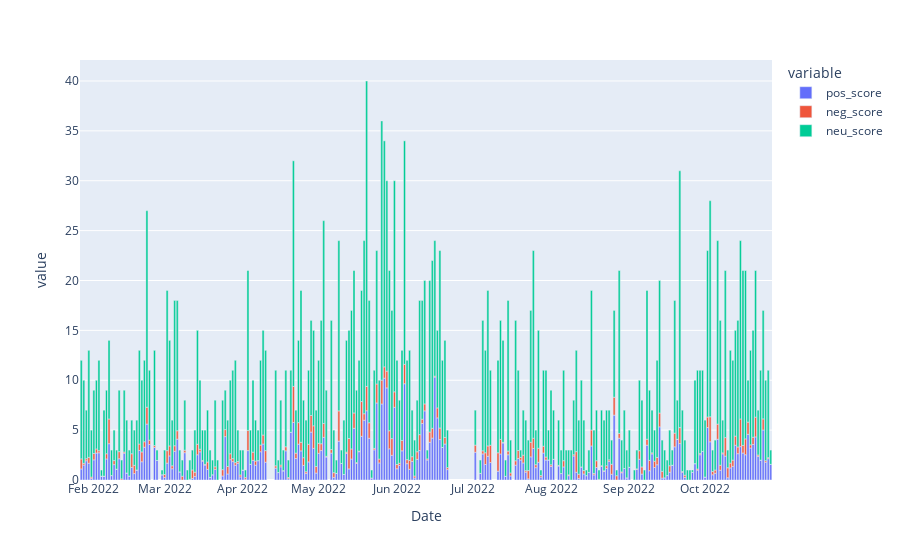

This figure's notebook cell:
### Code cell
# Graph Twitter Data
fig = px.bar(grouped_data, x='Date', y=['pos_score','neg_score','neu_score'])
fig.show()

### Figure 1 — Plotly figure (JSON) as saved in the notebook; plotly's stock layout.template omitted (floating-point values rounded to 4 significant figures; data arrays with more than 128 entries replaced by an {"elided": "..."} marker saying what was removed)
{"data": [{"alignmentgroup": "True", "hovertemplate": "variable=pos_score<br>Date=%{x}<br>value=%{y}<extra></extra>", "legendgroup": "pos_score", "marker": {"color": "#636efa", "pattern": {"shape": ""}}, "name": "pos_score", "offsetgroup": "pos_score", "orientation": "v", "showlegend": true, "textposition": "auto", "type": "bar", "x": {"elided": "251 str values"}, "xaxis": "x", "y": {"elided": "251 float values"}, "yaxis": "y"}, {"alignmentgroup": "True", "hovertemplate": "variable=neg_score<br>Date=%{x}<br>value=%{y}<extra></extra>", "legendgroup": "neg_score", "marker": {"color": "#EF553B", "pattern": {"shape": ""}}, "name": "neg_score", "offsetgroup": "neg_score", "orientation": "v", "showlegend": true, "textposition": "auto", "type": "bar", "x": {"elided": "251 str values"}, "xaxis": "x", "y": {"elided": "251 float values"}, "yaxis": "y"}, {"alignmentgroup": "True", "hovertemplate": "variable=neu_score<br>Date=%{x}<br>value=%{y}<extra></extra>", "legendgroup": "neu_score", "marker": {"color": "#00cc96", "pattern": {"shape": ""}}, "name": "neu_score", "offsetgroup": "neu_score", "orientation": "v", "showlegend": true, "textposition": "auto", "type": "bar", "x": {"elided": "251 str values"}, "xaxis": "x", "y": {"elided": "251 float values"}, "yaxis": "y"}], "layout": {"barmode": "relative", "legend": {"title": {"text": "variable"}, "tracegroupgap": 0}, "margin": {"t": 60}, "xaxis": {"anchor": "y", "domain": [0, 1], "title": {"text": "Date"}}, "yaxis": {"anchor": "x", "domain": [0, 1], "title": {"text": "value"}}}}
